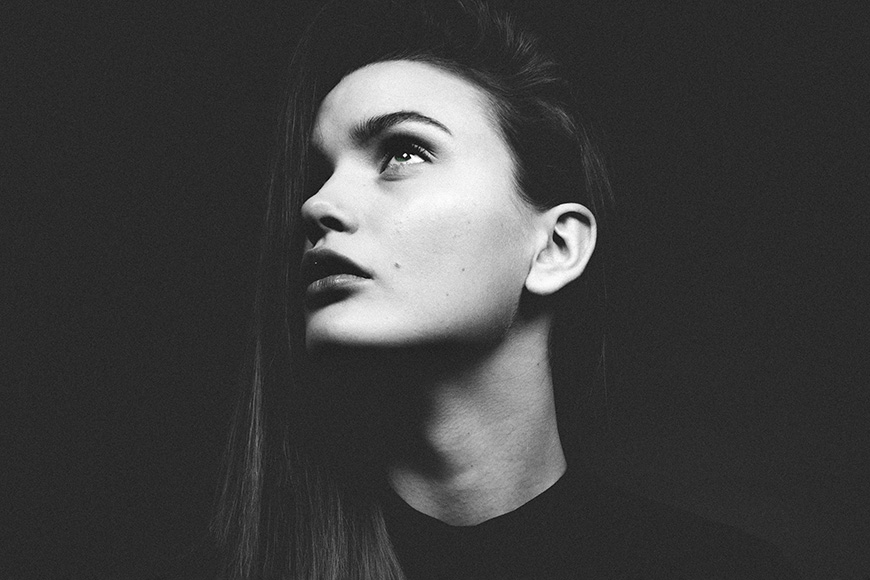
#> input picture images/portrait2.jpg, 870 x 580 px
$ jupyter execute --allow-errors 'assignment 3.ipynb'
#> lines starting #> are read from the running program, lines starting #| are printed output that depends on the picture; after the words box and inside, x2 and y2 are one past the last pixel; in counts of white or black regions, pixels touching at a corner belong together
[cell 1]
import cv2
import numpy as np
import math

img =cv2.imread('images/portrait2.jpg')
#> img is the input picture: shape (580, 870, 3); mean B, G, R 63, 63, 63
img = cv2.resize(img,(300,200))
#> img: shape (200, 300, 3)
for i in range(1, 9):
    numofLevel = 2.** i
    LevelGap = 256/numofLevel
    quantizedImg = np.uint8(np.ceil(img/LevelGap)*LevelGap-1)
    cv2.imshow('portrait bit '+str(i), quantizedImg)
#> this loop made 8 passes
#> pass 1, `quantizedImg = np.uint8(np.ceil(img/LevelGap)*LevelGap-1)`:
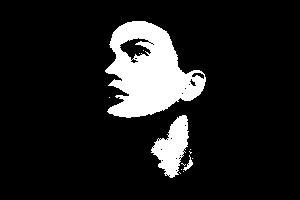
#> quantizedImg: shape (200, 300, 3); values 127 (black) and 255 (white), 11.9% white; 13 white regions (10 under 20 px), largest, box (x1, y1, x2, y2) and area: (105, 21, 206, 118) 5767, (151, 115, 189, 178) 1289, (183, 155, 193, 171) 50
#> pass 2, `quantizedImg = np.uint8(np.ceil(img/LevelGap)*LevelGap-1)`:
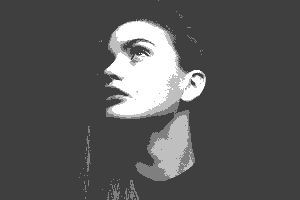
#> quantizedImg: shape (200, 300, 3); min 63, max 255, mean 85.2
#> pass 3, `quantizedImg = np.uint8(np.ceil(img/LevelGap)*LevelGap-1)`:
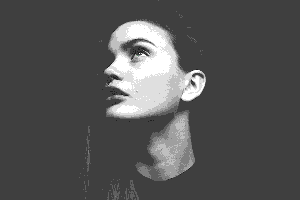
#> quantizedImg: shape (200, 300, 3); mean B, G, R 82.4, 82.4, 82.4
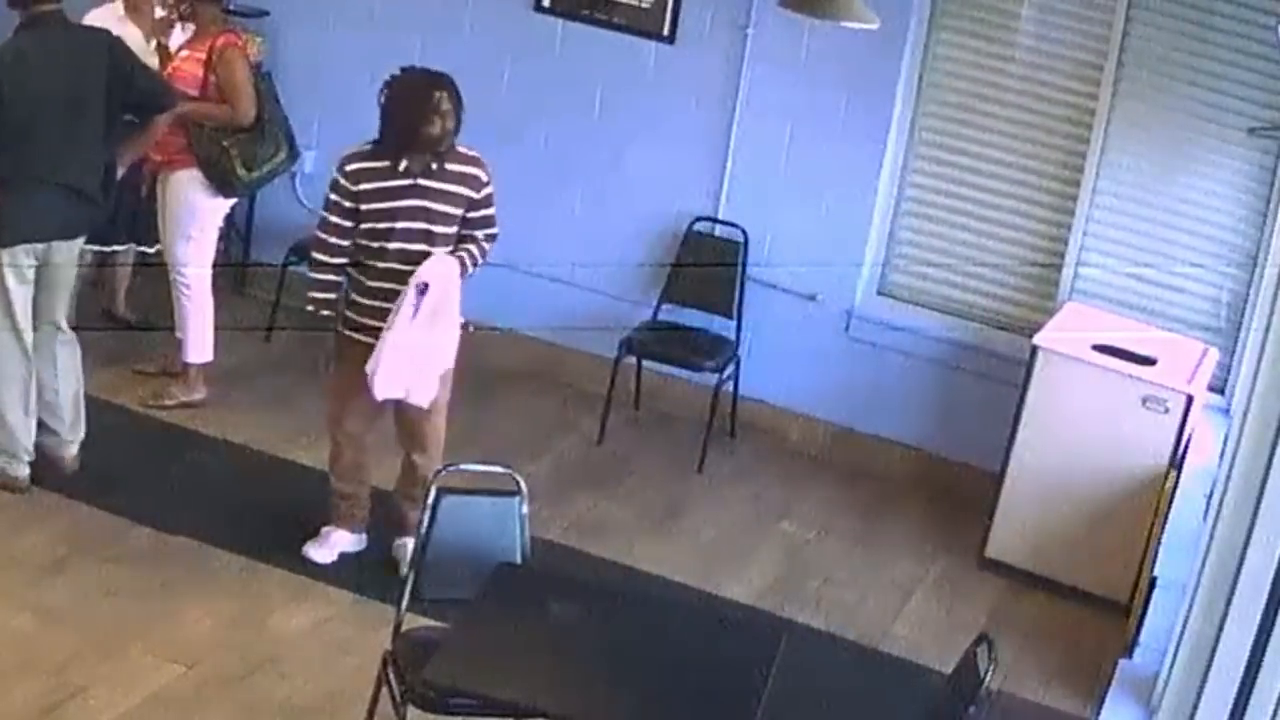
#> input picture frame 101 of images/camera.mp4, 1280 x 720 px
#> further down, frame is the input picture: shape (720, 1280, 3); mean B, G, R 142.5, 121.2, 120


cv2.waitKey(0)
cv2.destroyAllWindows()

[cell 2]
import cv2
import numpy as np
def im2double(im):
    min_val = np.min(im.ravel())
    max_val = np.max(im.ravel())
    out = (im.astype('float') - min_val) / (max_val - min_val)
    return out
capture = cv2.VideoCapture('images/camera.mp4')
alpha = 0.95
theta = 0.1
#> (the rest of this cell did not finish here and is left out)
